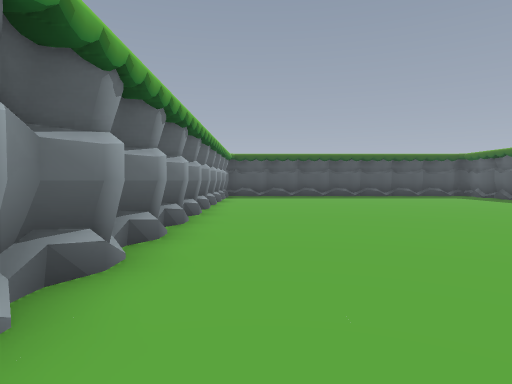
view 1 (above)

24 first-person views from a walk through a level from a Godot 3-D game. The camera is 1.5 m above the floor, tilts 2° down and sees 75° across. The floor is counted in squares, 2 m on a side. Each view is taken from the middle of a square. On the plan, view 1 faces up. The plan holds only what a view shows up to about 11 squares ahead; the rest is blank. The place goes on beyond the plan.

view 2
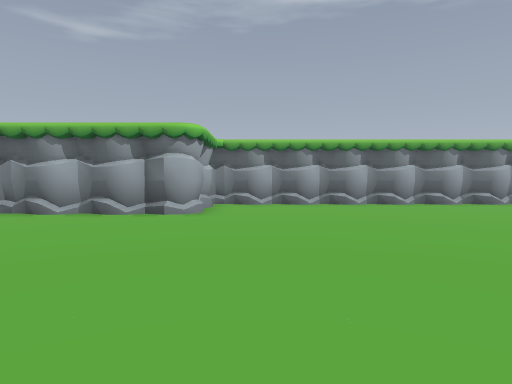

view 3
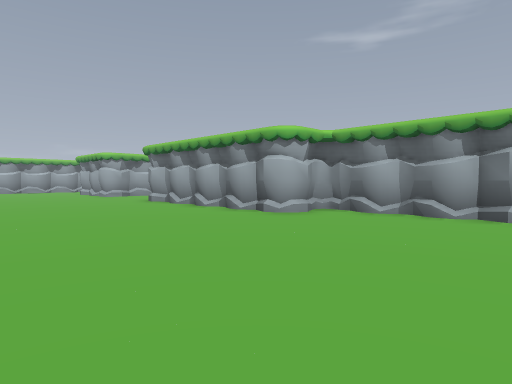

view 4
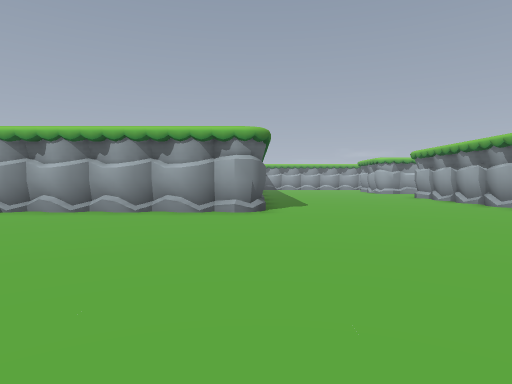

view 5
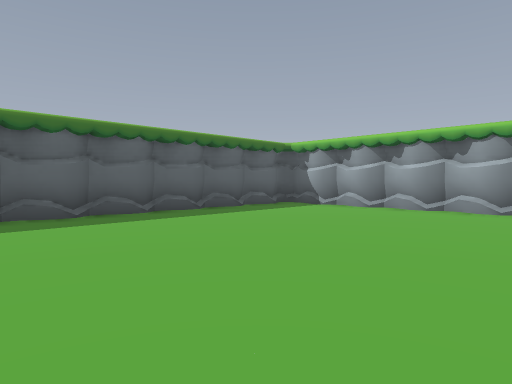

view 6
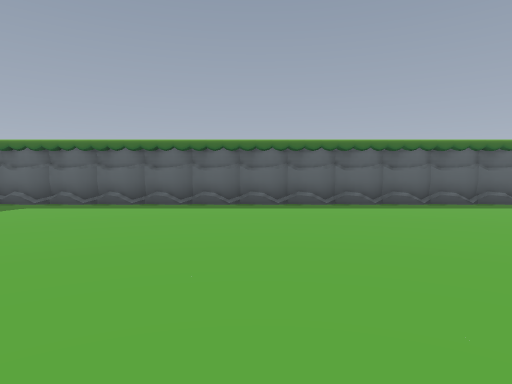

view 7
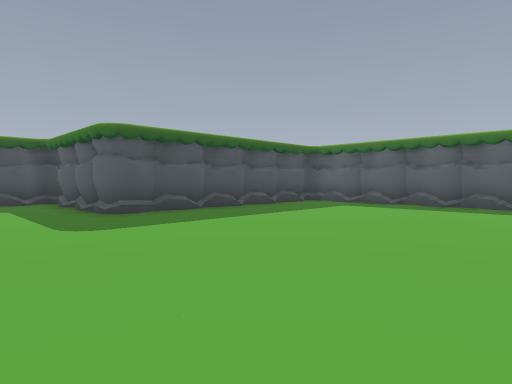

view 8
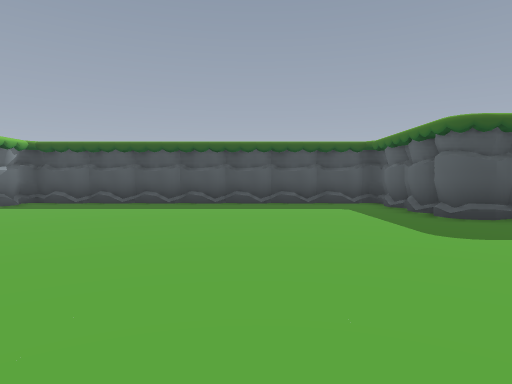

view 9
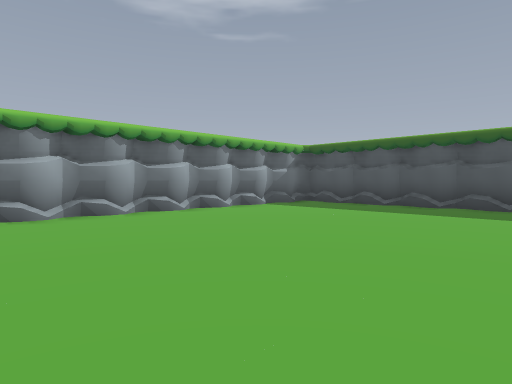

view 10
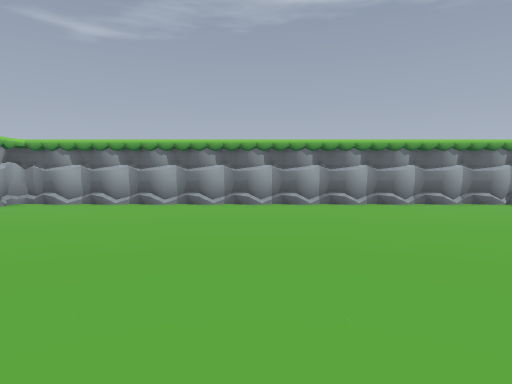

view 11
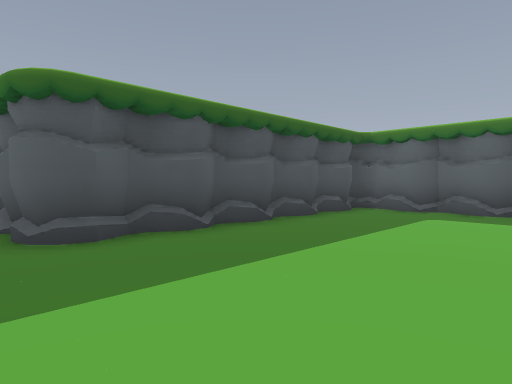

view 12
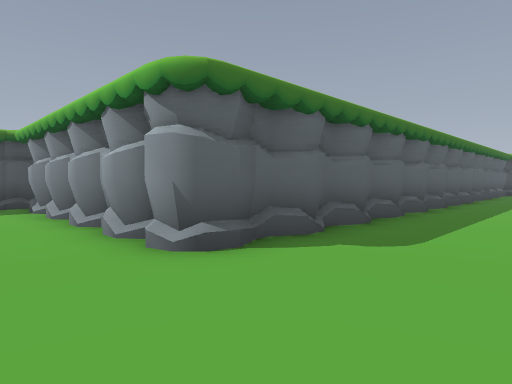

view 13
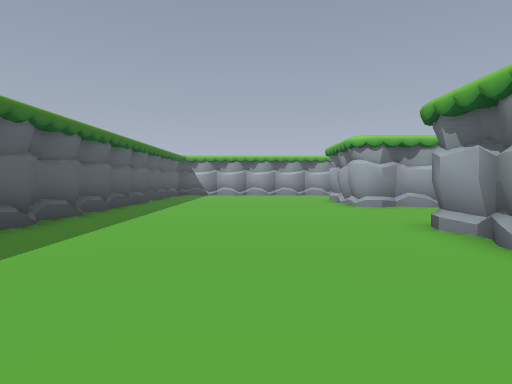

view 14
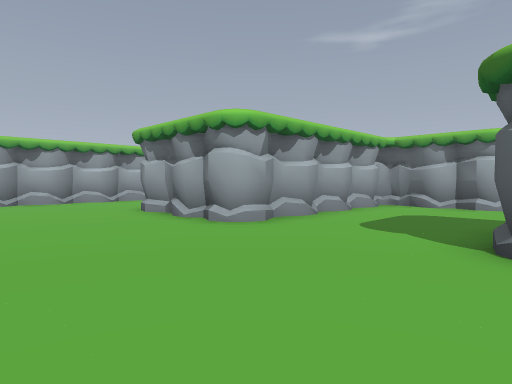

view 15
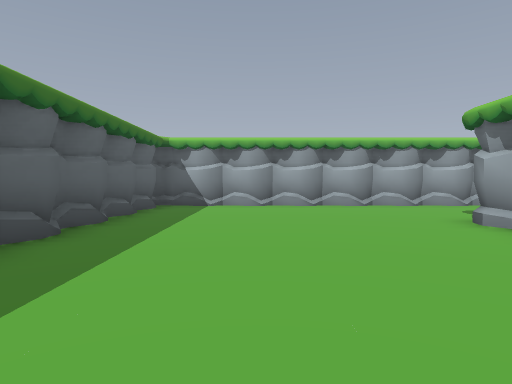

view 16
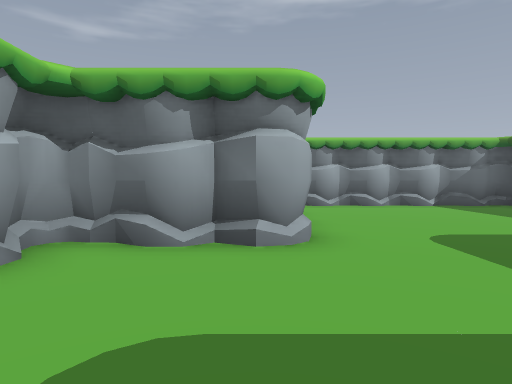

view 17
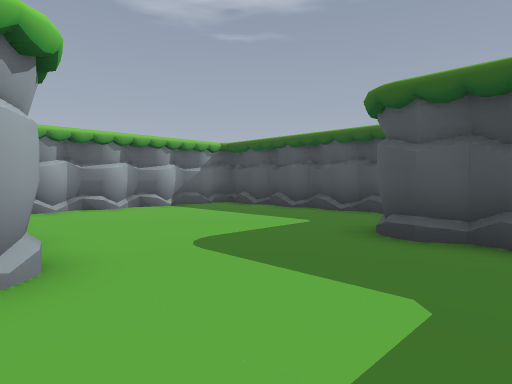

view 18
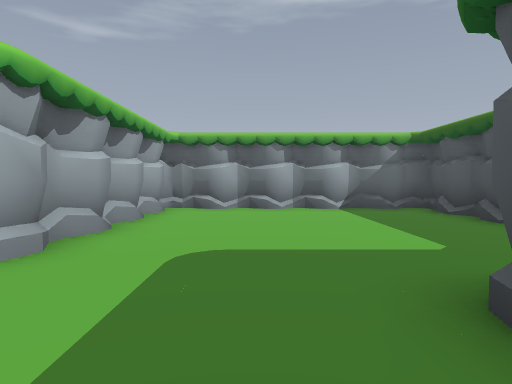

view 19
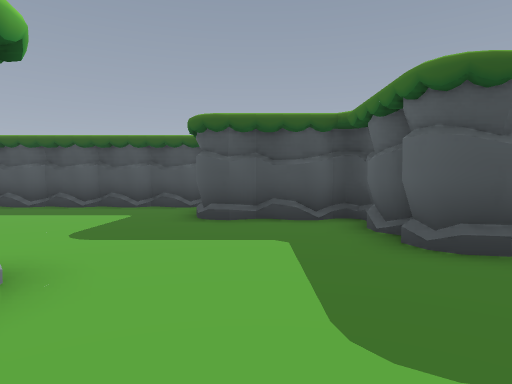

view 20
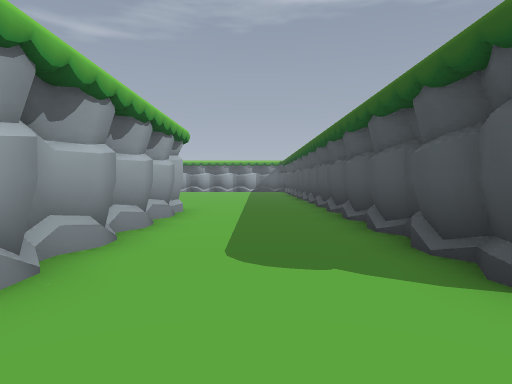

view 21
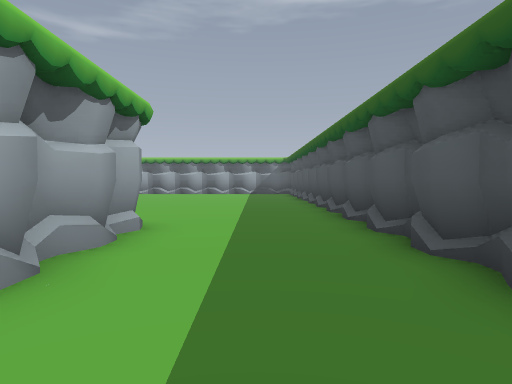

view 22
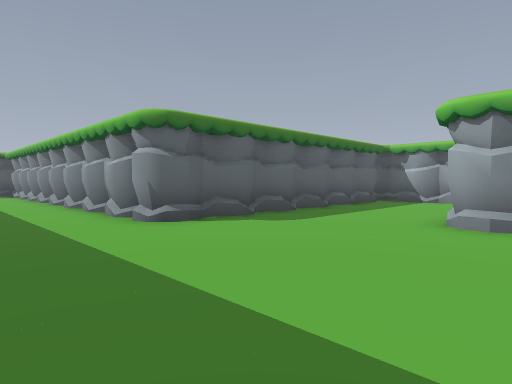

view 23
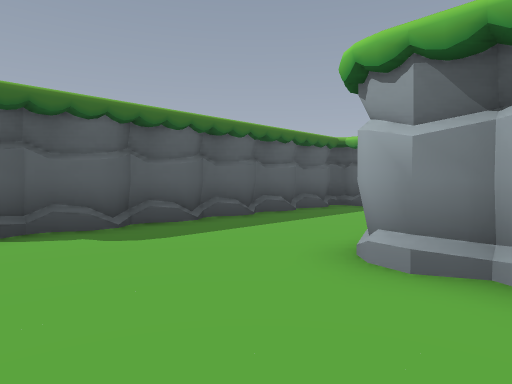

view 24
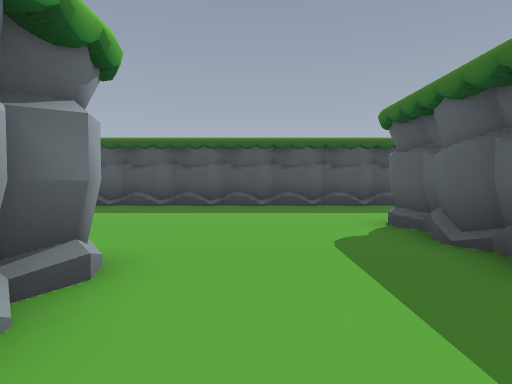

### Floor plan
Key: @ floor where view 1 was taken; # wall or solid block; . floor.
Columns run from 9 left of view 1 to 17 right of it. Each row starts with its distance up from view 1.
 16        #############
 15        #...........#
 14        #...........#
 13        #...........#
 12        #...........########
 11        #...................
 10        #..................#
  9        #..................#
  8        #...................
  7        #..................#
  6        #..................#
  5        #...................
  4        #..................#
  3        #..................#
  2        #...................
  1        #..................#
  0        #.@................#
 -1        #...................
 -2        ####...............#
 -3           #...............#
 -4           #................
 -5           #................
 -6 #######   ###......########
 -7 #......     #......#
 -8 #......     #......#
 -9 #......#### #......#
-10 #.........# #......#
-11 #.........###......#
-12 #.........###......#
-13 #..................#
-14 #######............#
-15       #............#
-16       #............#
-17       #######......#
-18             #......#
-19             #......#
-20 #############......#
-21 ...................#
-22 ...................#
-23 ...................#
-24 ......##############
-25 ......#
-26 ......#
-27 ##....#
-28  #....#
-29   ....#
-30   ....#

Positions as (right, up) in squares from view 1, and headings:
1: (0, 0), facing up
2: (9, 0), facing left
3: (9, -1), facing down-left
4: (10, 2), facing down
5: (10, 3), facing down-right
6: (7, 3), facing right
7: (7, 4), facing up-right
8: (6, 5), facing up
9: (6, 6), facing up-left
10: (9, 6), facing left
11: (9, 7), facing up-right
12: (7, -4), facing down-right
13: (6, -7), facing down
14: (7, -12), facing down-left
15: (7, -14), facing down
16: (1, -14), facing left
17: (0, -14), facing up-left
18: (0, -11), facing left
19: (-1, -16), facing up
20: (5, -22), facing left
21: (2, -22), facing left
22: (-9, -21), facing down-right
23: (-9, -24), facing down-right
24: (-6, -30), facing up
